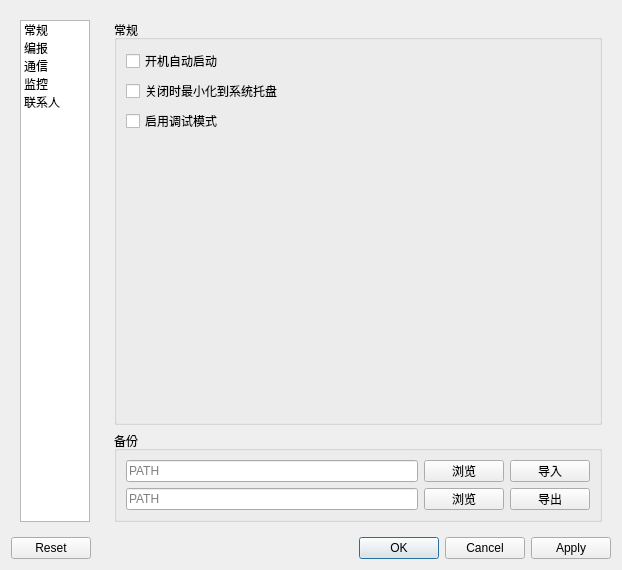
<?xml version="1.0" encoding="UTF-8"?>
<ui version="4.0">
 <class>Settings</class>
 <widget class="QDialog" name="Settings">
  <property name="geometry">
   <rect>
    <x>0</x>
    <y>0</y>
    <width>622</width>
    <height>497</height>
   </rect>
  </property>
  <property name="acceptDrops">
   <bool>true</bool>
  </property>
  <property name="windowTitle">
   <string>设置</string>
  </property>
  <layout class="QVBoxLayout" name="verticalLayout">
   <item>
    <layout class="QHBoxLayout" name="main">
     <item>
      <widget class="QWidget" name="left_side" native="true">
       <property name="maximumSize">
        <size>
         <width>120</width>
         <height>16777215</height>
        </size>
       </property>
       <layout class="QVBoxLayout" name="leftbox">
        <item>
         <widget class="QListWidget" name="menu">
          <item>
           <property name="text">
            <string>常规</string>
           </property>
          </item>
          <item>
           <property name="text">
            <string>编报</string>
           </property>
          </item>
          <item>
           <property name="text">
            <string>通信</string>
           </property>
          </item>
          <item>
           <property name="text">
            <string>监控</string>
           </property>
          </item>
          <item>
           <property name="text">
            <string>联系人</string>
           </property>
          </item>
         </widget>
        </item>
       </layout>
      </widget>
     </item>
     <item>
      <widget class="QStackedWidget" name="stacked">
       <property name="frameShadow">
        <enum>QFrame::Plain</enum>
       </property>
       <property name="currentIndex">
        <number>0</number>
       </property>
       <widget class="QWidget" name="convention_page">
        <layout class="QVBoxLayout" name="verticalLayout_6">
         <property name="sizeConstraint">
          <enum>QLayout::SetDefaultConstraint</enum>
         </property>
         <item>
          <widget class="QGroupBox" name="convention_group">
           <property name="title">
            <string>常规</string>
           </property>
           <layout class="QFormLayout" name="formLayout_8">
            <item row="1" column="0">
             <widget class="QCheckBox" name="run_on_start">
              <property name="text">
               <string>开机自动启动</string>
              </property>
             </widget>
            </item>
            <item row="2" column="0">
             <widget class="QCheckBox" name="close_to_minimize">
              <property name="text">
               <string>关闭时最小化到系统托盘</string>
              </property>
             </widget>
            </item>
            <item row="3" column="0">
             <widget class="QCheckBox" name="debug_mode">
              <property name="text">
               <string>启用调试模式</string>
              </property>
             </widget>
            </item>
           </layout>
          </widget>
         </item>
         <item>
          <widget class="QGroupBox" name="backup_group">
           <property name="title">
            <string>备份</string>
           </property>
           <layout class="QGridLayout" name="gridLayout_5">
            <property name="sizeConstraint">
             <enum>QLayout::SetMaximumSize</enum>
            </property>
            <item row="0" column="0">
             <widget class="QLineEdit" name="import_path">
              <property name="placeholderText">
               <string>PATH</string>
              </property>
             </widget>
            </item>
            <item row="1" column="2">
             <widget class="QPushButton" name="export_button">
              <property name="text">
               <string>导出</string>
              </property>
             </widget>
            </item>
            <item row="0" column="2">
             <widget class="QPushButton" name="import_button">
              <property name="text">
               <string>导入</string>
              </property>
             </widget>
            </item>
            <item row="0" column="1">
             <widget class="QPushButton" name="import_explore">
              <property name="text">
               <string>浏览</string>
              </property>
             </widget>
            </item>
            <item row="1" column="1">
             <widget class="QPushButton" name="export_explore">
              <property name="text">
               <string>浏览</string>
              </property>
             </widget>
            </item>
            <item row="1" column="0">
             <widget class="QLineEdit" name="export_path">
              <property name="placeholderText">
               <string>PATH</string>
              </property>
             </widget>
            </item>
           </layout>
          </widget>
         </item>
        </layout>
       </widget>
       <widget class="QWidget" name="message_page">
        <layout class="QVBoxLayout" name="verticalLayout_2">
         <item>
          <widget class="QGroupBox" name="prefix_group">
           <property name="title">
            <string>前缀</string>
           </property>
           <layout class="QFormLayout" name="formLayout">
            <item row="0" column="0">
             <widget class="QLabel" name="icao_label">
              <property name="text">
               <string>机场代码</string>
              </property>
             </widget>
            </item>
            <item row="0" column="1">
             <widget class="QLineEdit" name="icao">
              <property name="placeholderText">
               <string>ZJHK</string>
              </property>
             </widget>
            </item>
            <item row="1" column="0">
             <widget class="QLabel" name="intelligence_label">
              <property name="text">
               <string>气象情报</string>
              </property>
             </widget>
            </item>
            <item row="1" column="1">
             <widget class="QLineEdit" name="intelligence">
              <property name="placeholderText">
               <string>CI35</string>
              </property>
             </widget>
            </item>
            <item row="2" column="0">
             <widget class="QLabel" name="fir_label">
              <property name="text">
               <string>监视台责任区</string>
              </property>
             </widget>
            </item>
            <item row="2" column="1">
             <widget class="QLineEdit" name="fir">
              <property name="placeholderText">
               <string>ZJSA SANYA FIR</string>
              </property>
             </widget>
            </item>
            <item row="3" column="0">
             <widget class="QLabel" name="trend_sign_label">
              <property name="text">
               <string>趋势识别码</string>
              </property>
             </widget>
            </item>
            <item row="3" column="1">
             <widget class="QLineEdit" name="trend_sign">
              <property name="placeholderText">
               <string>TREND</string>
              </property>
             </widget>
            </item>
           </layout>
          </widget>
         </item>
         <item>
          <widget class="QGroupBox" name="weather_group">
           <property name="title">
            <string>天气现象备案</string>
           </property>
           <layout class="QGridLayout" name="gridLayout">
            <item row="0" column="0">
             <layout class="QHBoxLayout" name="add_wx1_layout">
              <item>
               <widget class="QLineEdit" name="weather1">
                <property name="text">
                 <string/>
                </property>
                <property name="placeholderText">
                 <string>无强度变化的天气现象</string>
                </property>
               </widget>
              </item>
              <item>
               <widget class="QPushButton" name="add_weather1_button">
                <property name="maximumSize">
                 <size>
                  <width>25</width>
                  <height>16777215</height>
                 </size>
                </property>
                <property name="text">
                 <string>+</string>
                </property>
               </widget>
              </item>
              <item>
               <widget class="QPushButton" name="del_weather1_button">
                <property name="maximumSize">
                 <size>
                  <width>25</width>
                  <height>16777215</height>
                 </size>
                </property>
                <property name="text">
                 <string>—</string>
                </property>
               </widget>
              </item>
             </layout>
            </item>
            <item row="0" column="1">
             <layout class="QHBoxLayout" name="add_wx2_layout">
              <item>
               <widget class="QLineEdit" name="weather2">
                <property name="placeholderText">
                 <string>有强度变化的天气现象</string>
                </property>
               </widget>
              </item>
              <item>
               <widget class="QPushButton" name="add_weather2_button">
                <property name="maximumSize">
                 <size>
                  <width>25</width>
                  <height>16777215</height>
                 </size>
                </property>
                <property name="text">
                 <string>+</string>
                </property>
               </widget>
              </item>
              <item>
               <widget class="QPushButton" name="del_weather2_button">
                <property name="maximumSize">
                 <size>
                  <width>25</width>
                  <height>16777215</height>
                 </size>
                </property>
                <property name="text">
                 <string>—</string>
                </property>
               </widget>
              </item>
             </layout>
            </item>
            <item row="1" column="0">
             <widget class="QListWidget" name="weather1_list">
              <property name="dragDropMode">
               <enum>QAbstractItemView::InternalMove</enum>
              </property>
             </widget>
            </item>
            <item row="1" column="1">
             <widget class="QListWidget" name="weather2_list">
              <property name="dragDropMode">
               <enum>QAbstractItemView::InternalMove</enum>
              </property>
             </widget>
            </item>
           </layout>
          </widget>
         </item>
        </layout>
       </widget>
       <widget class="QWidget" name="communication_page">
        <layout class="QVBoxLayout" name="verticalLayout_4">
         <item>
          <layout class="QHBoxLayout" name="top_layout">
           <item>
            <widget class="QGroupBox" name="serial_group">
             <property name="title">
              <string>串口参数</string>
             </property>
             <layout class="QFormLayout" name="formLayout_3">
              <item row="0" column="0">
               <widget class="QLabel" name="port_label">
                <property name="text">
                 <string>端口</string>
                </property>
               </widget>
              </item>
              <item row="0" column="1">
               <widget class="QLineEdit" name="port">
                <property name="placeholderText">
                 <string>COM1</string>
                </property>
               </widget>
              </item>
              <item row="1" column="0">
               <widget class="QLabel" name="baudrate_label">
                <property name="text">
                 <string>波特率</string>
                </property>
               </widget>
              </item>
              <item row="1" column="1">
               <widget class="QLineEdit" name="baudrate">
                <property name="placeholderText">
                 <string>9600</string>
                </property>
               </widget>
              </item>
              <item row="2" column="0">
               <widget class="QLabel" name="parity_label">
                <property name="text">
                 <string>校验位</string>
                </property>
               </widget>
              </item>
              <item row="2" column="1">
               <widget class="QComboBox" name="parity">
                <item>
                 <property name="text">
                  <string>NONE</string>
                 </property>
                </item>
                <item>
                 <property name="text">
                  <string>EVEN</string>
                 </property>
                </item>
                <item>
                 <property name="text">
                  <string>ODD</string>
                 </property>
                </item>
               </widget>
              </item>
              <item row="3" column="0">
               <widget class="QLabel" name="bytesize_label">
                <property name="text">
                 <string>数据位</string>
                </property>
               </widget>
              </item>
              <item row="3" column="1">
               <widget class="QComboBox" name="bytesize">
                <item>
                 <property name="text">
                  <string>5</string>
                 </property>
                </item>
                <item>
                 <property name="text">
                  <string>6</string>
                 </property>
                </item>
                <item>
                 <property name="text">
                  <string>7</string>
                 </property>
                </item>
                <item>
                 <property name="text">
                  <string>8</string>
                 </property>
                </item>
               </widget>
              </item>
              <item row="4" column="0">
               <widget class="QLabel" name="stopbits_label">
                <property name="text">
                 <string>停止位</string>
                </property>
               </widget>
              </item>
              <item row="4" column="1">
               <widget class="QComboBox" name="stopbits">
                <item>
                 <property name="text">
                  <string>1</string>
                 </property>
                </item>
                <item>
                 <property name="text">
                  <string>1.5</string>
                 </property>
                </item>
                <item>
                 <property name="text">
                  <string>2</string>
                 </property>
                </item>
               </widget>
              </item>
             </layout>
            </widget>
           </item>
           <item>
            <widget class="QGroupBox" name="other_group">
             <property name="title">
              <string>其他</string>
             </property>
             <layout class="QFormLayout" name="formLayout_7">
              <item row="0" column="0">
               <widget class="QLabel" name="channel_label">
                <property name="text">
                 <string>线路冠字</string>
                </property>
               </widget>
              </item>
              <item row="0" column="1">
               <widget class="QLineEdit" name="channel">
                <property name="placeholderText">
                 <string>YMA</string>
                </property>
               </widget>
              </item>
              <item row="1" column="0">
               <widget class="QLabel" name="number_label">
                <property name="text">
                 <string>流水号</string>
                </property>
               </widget>
              </item>
              <item row="1" column="1">
               <widget class="QLineEdit" name="number">
                <property name="placeholderText">
                 <string>1</string>
                </property>
               </widget>
              </item>
              <item row="2" column="1">
               <widget class="QPushButton" name="reset_number_button">
                <property name="text">
                 <string>复位</string>
                </property>
               </widget>
              </item>
              <item row="3" column="0">
               <widget class="QLabel" name="request_addr_label">
                <property name="text">
                 <string>请求地址</string>
                </property>
               </widget>
              </item>
              <item row="3" column="1">
               <widget class="QLineEdit" name="request_addr">
                <property name="placeholderText">
                 <string>ZGGGYZYX</string>
                </property>
               </widget>
              </item>
              <item row="4" column="0">
               <widget class="QLabel" name="user_addr_label">
                <property name="text">
                 <string>用户单位</string>
                </property>
               </widget>
              </item>
              <item row="4" column="1">
               <widget class="QLineEdit" name="user_addr">
                <property name="placeholderText">
                 <string>ZJHKYMYX</string>
                </property>
               </widget>
              </item>
             </layout>
            </widget>
           </item>
          </layout>
         </item>
         <item>
          <widget class="QGroupBox" name="address_group">
           <property name="title">
            <string>发报地址</string>
           </property>
           <layout class="QVBoxLayout" name="verticalLayout_10">
            <item>
             <widget class="QTabWidget" name="tabWidget">
              <property name="currentIndex">
               <number>0</number>
              </property>
              <widget class="QWidget" name="tab_taf">
               <attribute name="title">
                <string>TAF</string>
               </attribute>
               <layout class="QVBoxLayout" name="verticalLayout_3">
                <item>
                 <widget class="QTextEdit" name="taf">
                  <property name="placeholderText">
                   <string>发报地址请以空格分隔</string>
                  </property>
                 </widget>
                </item>
               </layout>
              </widget>
              <widget class="QWidget" name="tab_sigmet">
               <attribute name="title">
                <string>SIGMET</string>
               </attribute>
               <layout class="QVBoxLayout" name="verticalLayout_7">
                <item>
                 <widget class="QTextEdit" name="sigmet">
                  <property name="placeholderText">
                   <string>发报地址请以空格分隔</string>
                  </property>
                 </widget>
                </item>
               </layout>
              </widget>
              <widget class="QWidget" name="tab_airmet">
               <attribute name="title">
                <string>AIRMET</string>
               </attribute>
               <layout class="QVBoxLayout" name="verticalLayout_8">
                <item>
                 <widget class="QTextEdit" name="airmet">
                  <property name="placeholderText">
                   <string>发报地址请以空格分隔</string>
                  </property>
                 </widget>
                </item>
               </layout>
              </widget>
              <widget class="QWidget" name="tab_trend">
               <attribute name="title">
                <string>TREND</string>
               </attribute>
               <layout class="QVBoxLayout" name="verticalLayout_9">
                <item>
                 <widget class="QTextEdit" name="trend">
                  <property name="placeholderText">
                   <string>发报地址请以空格分隔</string>
                  </property>
                 </widget>
                </item>
               </layout>
              </widget>
             </widget>
            </item>
           </layout>
          </widget>
         </item>
        </layout>
       </widget>
       <widget class="QWidget" name="monitor_page">
        <layout class="QVBoxLayout" name="verticalLayout_5">
         <item>
          <widget class="QGroupBox" name="db_source_group">
           <property name="title">
            <string>监控数据源</string>
           </property>
           <layout class="QFormLayout" name="formLayout_6">
            <item row="0" column="0">
             <widget class="QCheckBox" name="web_api">
              <property name="text">
               <string>启用</string>
              </property>
             </widget>
            </item>
            <item row="1" column="0">
             <widget class="QLabel" name="web_api_label">
              <property name="text">
               <string>请求地址       </string>
              </property>
             </widget>
            </item>
            <item row="1" column="1">
             <widget class="QLineEdit" name="web_api_url">
              <property name="placeholderText">
               <string>URL</string>
              </property>
             </widget>
            </item>
           </layout>
          </widget>
         </item>
         <item>
          <widget class="QGroupBox" name="clock_group">
           <property name="title">
            <string>闹钟和音量</string>
           </property>
           <layout class="QFormLayout" name="formLayout_5">
            <item row="0" column="0">
             <widget class="QCheckBox" name="clock">
              <property name="text">
               <string>启用    </string>
              </property>
             </widget>
            </item>
            <item row="1" column="0">
             <widget class="QLabel" name="clock_time_label">
              <property name="text">
               <string>闹铃时间        </string>
              </property>
             </widget>
            </item>
            <item row="1" column="1">
             <widget class="QLineEdit" name="clock_time">
              <property name="maximumSize">
               <size>
                <width>120</width>
                <height>16777215</height>
               </size>
              </property>
              <property name="placeholderText">
               <string>单位分钟</string>
              </property>
             </widget>
            </item>
            <item row="2" column="0">
             <widget class="QLabel" name="clock_volume_label">
              <property name="text">
               <string>音量</string>
              </property>
             </widget>
            </item>
            <item row="2" column="1">
             <widget class="QSlider" name="clock_volume">
              <property name="orientation">
               <enum>Qt::Horizontal</enum>
              </property>
             </widget>
            </item>
           </layout>
          </widget>
         </item>
         <item>
          <widget class="QGroupBox" name="sound_group">
           <property name="title">
            <string>声音提醒和音量</string>
           </property>
           <layout class="QFormLayout" name="formLayout_2">
            <item row="0" column="0">
             <widget class="QCheckBox" name="warn_taf">
              <property name="text">
               <string>报文迟发</string>
              </property>
             </widget>
            </item>
            <item row="0" column="1">
             <widget class="QSlider" name="warn_taf_volume">
              <property name="orientation">
               <enum>Qt::Horizontal</enum>
              </property>
             </widget>
            </item>
            <item row="1" column="0">
             <widget class="QCheckBox" name="warn_trend">
              <property name="text">
               <string>趋势预报</string>
              </property>
             </widget>
            </item>
            <item row="1" column="1">
             <widget class="QSlider" name="warn_trend_volume">
              <property name="orientation">
               <enum>Qt::Horizontal</enum>
              </property>
             </widget>
            </item>
            <item row="2" column="0">
             <widget class="QCheckBox" name="warn_sigmet">
              <property name="text">
               <string>重要气象情报</string>
              </property>
             </widget>
            </item>
            <item row="2" column="1">
             <widget class="QSlider" name="warn_sigmet_volume">
              <property name="orientation">
               <enum>Qt::Horizontal</enum>
              </property>
             </widget>
            </item>
           </layout>
          </widget>
         </item>
         <item>
          <widget class="QGroupBox" name="phone_group">
           <property name="title">
            <string>电话</string>
           </property>
           <layout class="QFormLayout" name="formLayout_4">
            <item row="0" column="0">
             <widget class="QCheckBox" name="phone_warn_taf">
              <property name="text">
               <string>报文迟发</string>
              </property>
             </widget>
            </item>
            <item row="1" column="0">
             <widget class="QLabel" name="warn_taf_time_label">
              <property name="text">
               <string>提醒时间        </string>
              </property>
             </widget>
            </item>
            <item row="1" column="1">
             <widget class="QLineEdit" name="warn_taf_time">
              <property name="maximumSize">
               <size>
                <width>120</width>
                <height>16777215</height>
               </size>
              </property>
              <property name="placeholderText">
               <string>单位分钟</string>
              </property>
             </widget>
            </item>
            <item row="2" column="0">
             <widget class="QLabel" name="call_service_url_label">
              <property name="text">
               <string>请求地址</string>
              </property>
             </widget>
            </item>
            <item row="2" column="1">
             <widget class="QLineEdit" name="call_service_url">
              <property name="placeholderText">
               <string>URL</string>
              </property>
             </widget>
            </item>
            <item row="3" column="0">
             <widget class="QLabel" name="call_service_token_label">
              <property name="text">
               <string>认证</string>
              </property>
             </widget>
            </item>
            <item row="3" column="1">
             <widget class="QLineEdit" name="call_service_token">
              <property name="placeholderText">
               <string>TOKEN</string>
              </property>
             </widget>
            </item>
           </layout>
          </widget>
         </item>
        </layout>
       </widget>
       <widget class="QWidget" name="contract_page">
        <layout class="QVBoxLayout" name="verticalLayout_11">
         <item>
          <widget class="QGroupBox" name="contract_group">
           <property name="title">
            <string>联系人</string>
           </property>
           <layout class="QVBoxLayout" name="verticalLayout_12">
            <item>
             <layout class="QHBoxLayout" name="add_person_layout">
              <item>
               <widget class="QLineEdit" name="person_name">
                <property name="text">
                 <string/>
                </property>
                <property name="placeholderText">
                 <string>姓名</string>
                </property>
               </widget>
              </item>
              <item>
               <widget class="QLineEdit" name="person_phone_number">
                <property name="placeholderText">
                 <string>电话</string>
                </property>
               </widget>
              </item>
              <item>
               <widget class="QPushButton" name="add_person_button">
                <property name="maximumSize">
                 <size>
                  <width>25</width>
                  <height>16777215</height>
                 </size>
                </property>
                <property name="text">
                 <string>+</string>
                </property>
               </widget>
              </item>
              <item>
               <widget class="QPushButton" name="del_person_button">
                <property name="maximumSize">
                 <size>
                  <width>25</width>
                  <height>16777215</height>
                 </size>
                </property>
                <property name="text">
                 <string>—</string>
                </property>
               </widget>
              </item>
             </layout>
            </item>
            <item>
             <widget class="QTableWidget" name="contract_table">
              <property name="editTriggers">
               <set>QAbstractItemView::NoEditTriggers</set>
              </property>
              <property name="selectionBehavior">
               <enum>QAbstractItemView::SelectRows</enum>
              </property>
              <attribute name="horizontalHeaderStretchLastSection">
               <bool>true</bool>
              </attribute>
              <attribute name="verticalHeaderVisible">
               <bool>false</bool>
              </attribute>
              <column>
               <property name="text">
                <string>姓名</string>
               </property>
              </column>
              <column>
               <property name="text">
                <string>电话</string>
               </property>
              </column>
             </widget>
            </item>
            <item>
             <layout class="QHBoxLayout" name="select_contract_layout">
              <item>
               <widget class="QLabel" name="select_contract_label">
                <property name="text">
                 <string>当前设置告警号码</string>
                </property>
               </widget>
              </item>
              <item>
               <widget class="QComboBox" name="select_contract"/>
              </item>
             </layout>
            </item>
           </layout>
          </widget>
         </item>
        </layout>
       </widget>
      </widget>
     </item>
    </layout>
   </item>
   <item>
    <widget class="QDialogButtonBox" name="button_box">
     <property name="standardButtons">
      <set>QDialogButtonBox::Apply|QDialogButtonBox::Cancel|QDialogButtonBox::Ok|QDialogButtonBox::Reset</set>
     </property>
    </widget>
   </item>
  </layout>
 </widget>
 <tabstops>
  <tabstop>menu</tabstop>
  <tabstop>icao</tabstop>
  <tabstop>intelligence</tabstop>
  <tabstop>fir</tabstop>
  <tabstop>trend_sign</tabstop>
  <tabstop>weather1</tabstop>
  <tabstop>add_weather1_button</tabstop>
  <tabstop>del_weather1_button</tabstop>
  <tabstop>weather1_list</tabstop>
  <tabstop>weather2</tabstop>
  <tabstop>add_weather2_button</tabstop>
  <tabstop>del_weather2_button</tabstop>
  <tabstop>weather2_list</tabstop>
  <tabstop>port</tabstop>
  <tabstop>baudrate</tabstop>
  <tabstop>parity</tabstop>
  <tabstop>bytesize</tabstop>
  <tabstop>stopbits</tabstop>
  <tabstop>channel</tabstop>
  <tabstop>number</tabstop>
  <tabstop>request_addr</tabstop>
  <tabstop>user_addr</tabstop>
  <tabstop>tabWidget</tabstop>
  <tabstop>taf</tabstop>
  <tabstop>sigmet</tabstop>
  <tabstop>airmet</tabstop>
  <tabstop>trend</tabstop>
  <tabstop>clock</tabstop>
  <tabstop>clock_time</tabstop>
  <tabstop>clock_volume</tabstop>
  <tabstop>warn_taf</tabstop>
  <tabstop>warn_taf_volume</tabstop>
  <tabstop>warn_trend</tabstop>
  <tabstop>warn_trend_volume</tabstop>
  <tabstop>warn_sigmet</tabstop>
  <tabstop>warn_sigmet_volume</tabstop>
  <tabstop>phone_warn_taf</tabstop>
  <tabstop>warn_taf_time</tabstop>
  <tabstop>run_on_start</tabstop>
  <tabstop>close_to_minimize</tabstop>
  <tabstop>import_path</tabstop>
  <tabstop>import_explore</tabstop>
  <tabstop>import_button</tabstop>
  <tabstop>export_path</tabstop>
  <tabstop>export_explore</tabstop>
  <tabstop>export_button</tabstop>
 </tabstops>
 <resources/>
 <connections>
  <connection>
   <sender>button_box</sender>
   <signal>accepted()</signal>
   <receiver>Settings</receiver>
   <slot>accept()</slot>
   <hints>
    <hint type="sourcelabel">
     <x>254</x>
     <y>487</y>
    </hint>
    <hint type="destinationlabel">
     <x>157</x>
     <y>274</y>
    </hint>
   </hints>
  </connection>
  <connection>
   <sender>button_box</sender>
   <signal>rejected()</signal>
   <receiver>Settings</receiver>
   <slot>reject()</slot>
   <hints>
    <hint type="sourcelabel">
     <x>322</x>
     <y>487</y>
    </hint>
    <hint type="destinationlabel">
     <x>286</x>
     <y>274</y>
    </hint>
   </hints>
  </connection>
  <connection>
   <sender>menu</sender>
   <signal>currentRowChanged(int)</signal>
   <receiver>stacked</receiver>
   <slot>setCurrentIndex(int)</slot>
   <hints>
    <hint type="sourcelabel">
     <x>91</x>
     <y>170</y>
    </hint>
    <hint type="destinationlabel">
     <x>145</x>
     <y>124</y>
    </hint>
   </hints>
  </connection>
 </connections>
 <slots>
  <slot>save()</slot>
 </slots>
</ui>
